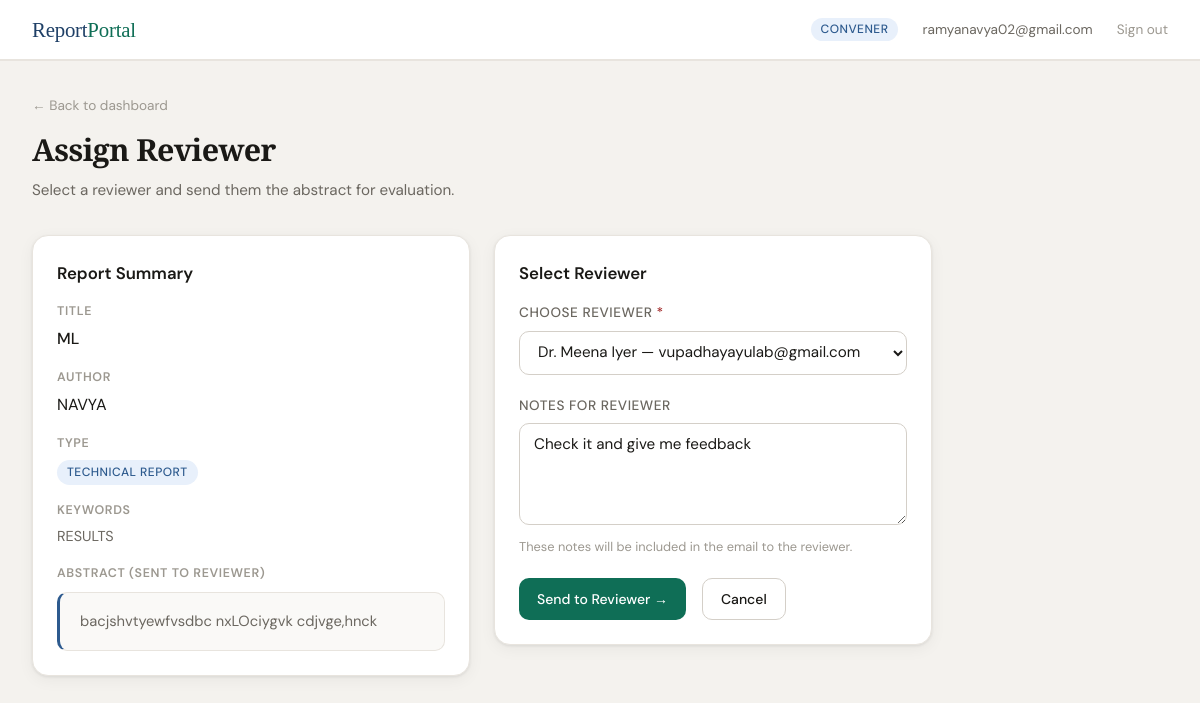
Screenshot of /convener/assign/2/ (signed in) with the database file from the repository.
### accounts/models.py (models this page shows, shortened)
class User(AbstractBaseUser, PermissionsMixin):
    ROLE_CHOICES = [
        ('author', 'Author'),
        ('convener', 'Convener'),
        ('reviewer', 'Reviewer'),
    ]
    email = models.EmailField(unique=True)
    full_name = models.CharField(max_length=200, blank=True)
    role = models.CharField(max_length=20, choices=ROLE_CHOICES, default='author')
    is_active = models.BooleanField(default=True)
    is_staff = models.BooleanField(default=False)
    date_joined = models.DateTimeField(auto_now_add=True)
    otp = models.CharField(max_length=6, blank=True, null=True)
    otp_created_at = models.DateTimeField(blank=True, null=True)
    objects = UserManager()
    USERNAME_FIELD = 'email'
    REQUIRED_FIELDS = []
    class Meta:
        verbose_name = 'User'

### reports/models.py (models this page shows, shortened)
class Report(models.Model):
    REPORT_TYPE_CHOICES = [
        ('technical', 'Technical Report'),
        ('verification', 'Verification Report'),
        ('research', 'Research Report'),
    ]
    STATUS_CHOICES = [
        ('submitted', 'Submitted'),
        ('under_review', 'Under Review'),
        ('revision_required', 'Revision Required'),
        ('accepted', 'Accepted'),
        ('rejected', 'Rejected'),
    ]
    author = models.ForeignKey(User, on_delete=models.CASCADE, related_name='reports')
    report_type = models.CharField(max_length=30, choices=REPORT_TYPE_CHOICES)
    title = models.CharField(max_length=300)
    author_name = models.CharField(max_length=200)
    contributors = models.TextField(blank=True, help_text='Comma-separated contributor names')
    abstract = models.TextField()
    keywords = models.CharField(max_length=500)
    plagiarism_doc = models.FileField(upload_to='plagiarism/', null=True, blank=True)
    paper_doc = models.FileField(upload_to='papers/')
    status = models.CharField(max_length=30, choices=STATUS_CHOICES, default='submitted')
    submitted_at = models.DateTimeField(auto_now_add=True)
    updated_at = models.DateTimeField(auto_now=True)
    convener_notes = models.TextField(blank=True)
    assigned_reviewer = models.ForeignKey(
        User, on_delete=models.SET_NULL, null=True, blank=True,
        related_name='assigned_reports'
    )
    reviewer_feedback = models.TextField(blank=True)
    reviewed_at = models.DateTimeField(null=True, blank=True)
    class Meta:
        ordering = ['-submitted_at']

### reports/views.py (the view)
        def wrapper(request, *args, **kwargs):
            if not request.user.is_authenticated:
                return redirect('login')
            if request.user.role not in roles:
                messages.error(request, 'Access denied.')
                return redirect('dashboard')
            return view_func(request, *args, **kwargs)

### reports/views.py (called while the page is built, shortened)
def role_required(*roles):
    def decorator(view_func):
        def wrapper(request, *args, **kwargs):
            if not request.user.is_authenticated:
                return redirect('login')
            if request.user.role not in roles:
                messages.error(request, 'Access denied.')
                return redirect('dashboard')
            return view_func(request, *args, **kwargs)
        return wrapper
    return decorator

@login_required
@role_required('convener')
def assign_reviewer(request, report_id):
    report = get_object_or_404(Report, id=report_id)
    reviewers = User.objects.filter(role='reviewer')
    return render(request, 'reports/assign_reviewer.html', {
        'report': report,
        'reviewers': reviewers,
    })

### templates/reports/assign_reviewer.html (shortened to what this page needs)
{% extends 'base.html' %}
{% block content %}
<div class="page-header">
  <a href="{% url 'convener_dashboard' %}" style="font-size:0.85rem;color:var(--text3);">← Back to dashboard</a>
  <h1 style="margin-top:0.5rem;">Assign Reviewer</h1>
  <p>Select a reviewer and send them the abstract for evaluation.</p>
</div>
<div style="display:grid;grid-template-columns:1fr 1fr;gap:1.5rem;align-items:start;max-width:900px;">
  <div class="card">
    <div class="card-title">Report Summary</div>
    <div style="margin-bottom:1rem;">
      <div style="font-size:0.78rem;color:var(--text3);text-transform:uppercase;letter-spacing:0.05em;font-weight:600;margin-bottom:4px;">Title</div>
      <div style="font-weight:500;">{{ report.title }}</div>
    </div>
    <div style="margin-bottom:1rem;">
      <div style="font-size:0.78rem;color:var(--text3);text-transform:uppercase;letter-spacing:0.05em;font-weight:600;margin-bottom:4px;">Author</div>
      <div>{{ report.author_name }}</div>
    </div>
    <div style="margin-bottom:1rem;">
      <div style="font-size:0.78rem;color:var(--text3);text-transform:uppercase;letter-spacing:0.05em;font-weight:600;margin-bottom:4px;">Type</div>
      <span class="badge badge-blue">{{ report.get_report_type_display }}</span>
    </div>
    <div style="margin-bottom:1rem;">
      <div style="font-size:0.78rem;color:var(--text3);text-transform:uppercase;letter-spacing:0.05em;font-weight:600;margin-bottom:4px;">Keywords</div>
      <div style="font-size:0.9rem;color:var(--text2);">{{ report.keywords }}</div>
    </div>
    <div>
      <div style="font-size:0.78rem;color:var(--text3);text-transform:uppercase;letter-spacing:0.05em;font-weight:600;margin-bottom:6px;">Abstract (sent to reviewer)</div>
      <div class="abstract-box">{{ report.abstract }}</div>
    </div>
  </div>
  <div class="card">
    <div class="card-title">Select Reviewer</div>
    <form method="post">
      <div class="form-group">
        <label>Choose Reviewer <span style="color:var(--red);">*</span></label>
        {% if reviewers %}
        <select name="reviewer_id" required>
          {% for reviewer in reviewers %}
          <option value="{{ reviewer.id }}" {% if report.assigned_reviewer == reviewer %}selected{% endif %}>
            {{ reviewer.full_name|default:reviewer.email }} — {{ reviewer.email }}
          </option>
          {% endfor %}
        </select>
        {% else %}
        <div style="padding:12px;background:var(--red-light);border-radius:8px;color:var(--red);font-size:0.875rem;">
          No reviewers found. Please add reviewer accounts from the admin panel first.
        </div>
        {% endif %}
      </div>
      <div class="form-group">
        <label>Notes for Reviewer</label>
        <textarea name="convener_notes" rows="4" placeholder="Add any specific instructions or notes for the reviewer...">{{ report.convener_notes }}</textarea>
        <div class="form-hint">These notes will be included in the email to the reviewer.</div>
      </div>
      <div style="display:flex;gap:1rem;">
        <button type="submit" class="btn btn-teal" {% if not reviewers %}disabled{% endif %}>
          Send to Reviewer →
        </button>
        <a href="{% url 'report_detail_convener' report.id %}" class="btn btn-outline">Cancel</a>
      </div>
    </form>
  </div>
</div>
{% endblock %}

### templates/base.html (shortened to what this page needs)
<!DOCTYPE html>
<html lang="en">
<head>
</head>
<body>
{% if user.is_authenticated %}
<nav class="nav">
  <div class="nav-brand">Report<span>Portal</span></div>
  <div class="nav-right">
    <span class="nav-role">{{ user.role }}</span>
    <span class="nav-user">{{ user.full_name|default:user.email }}</span>
    <a href="{% url 'logout' %}" class="nav-logout">Sign out</a>
  </div>
</nav>
{% endif %}
<div class="page">
  {% block content %}{% endblock %}
</div>
</body>
</html>

### templates/base.html (style rules this page uses)
:root { --bg: #f4f2ee; --surface: #ffffff; --surface2: #faf9f7; --border: #e8e4de; --border2: #d4cfc8; --text: #1a1916; --text2: #6b6760; --text3: #9c9890; --accent: #2d5a8e; --accent-light: #e8f0fb; --accent-dark: #1e3f66; --teal: #0f6e56; --teal-light: #e1f5ee; --amber: #ba7517; --amber-light: #faeeda; --red: #a32d2d; --red-light: #fcebeb; --green: #3b6d11; --green-light: #eaf3de; --coral: #993c1d; --coral-light: #faece7; --radius: 10px; --radius-lg: 16px; --shadow: 0 1px 3px rgba(0,0,0,0.08), 0 4px 16px rgba(0,0,0,0.05); --shadow-lg: 0 8px 32px rgba(0,0,0,0.1); }
*, *::before, *::after { box-sizing: border-box; margin: 0; padding: 0; }
body { font-family: 'DM Sans', sans-serif; background: var(--bg); color: var(--text); line-height: 1.6; min-height: 100vh; }
a { color: var(--accent); text-decoration: none; }
.nav { background: var(--surface); border-bottom: 1px solid var(--border); padding: 0 2rem; display: flex; align-items: center; justify-content: space-between; height: 60px; position: sticky; top: 0; z-index: 100; box-shadow: 0 1px 0 var(--border); }
.nav-brand { font-family: 'Playfair Display', serif; font-size: 1.3rem; color: var(--accent-dark); letter-spacing: -0.01em; }
.nav-brand span { color: var(--teal); }
.nav-right { display: flex; align-items: center; gap: 1.5rem; }
.nav-user { font-size: 0.85rem; color: var(--text2); }
.nav-role { background: var(--accent-light); color: var(--accent); font-size: 0.75rem; font-weight: 500; padding: 2px 10px; border-radius: 20px; text-transform: uppercase; letter-spacing: 0.04em; }
.nav-logout { font-size: 0.85rem; color: var(--text3); transition: color 0.2s; }
.page { max-width: 1200px; margin: 0 auto; padding: 2rem; }
.page-header { margin-bottom: 2rem; }
.page-header h1 { font-family: 'Playfair Display', serif; font-size: 1.9rem; color: var(--text); font-weight: 700; letter-spacing: -0.02em; }
.page-header p { color: var(--text2); margin-top: 0.25rem; font-size: 0.95rem; }
.card { background: var(--surface); border: 1px solid var(--border); border-radius: var(--radius-lg); padding: 1.5rem; box-shadow: var(--shadow); }
.card-title { font-size: 1.05rem; font-weight: 600; color: var(--text); margin-bottom: 1rem; }
.badge { display: inline-flex; align-items: center; gap: 4px; font-size: 0.75rem; font-weight: 500; padding: 3px 10px; border-radius: 20px; text-transform: uppercase; letter-spacing: 0.04em; }
.badge-blue { background: var(--accent-light); color: var(--accent); }
.btn { display: inline-flex; align-items: center; gap: 6px; font-family: 'DM Sans', sans-serif; font-size: 0.875rem; font-weight: 500; padding: 9px 18px; border-radius: var(--radius); border: none; cursor: pointer; transition: all 0.2s; text-decoration: none; }
.btn-teal { background: var(--teal); color: white; }
.btn-outline { background: transparent; color: var(--text); border: 1px solid var(--border2); }
.form-group { margin-bottom: 1.25rem; }
label { display: block; font-size: 0.85rem; font-weight: 500; color: var(--text2); margin-bottom: 0.4rem; text-transform: uppercase; letter-spacing: 0.04em; }
input[type=text], input[type=email], input[type=password], textarea, select, input[type=file] { width: 100%; padding: 10px 14px; border: 1.5px solid var(--border2); border-radius: var(--radius); font-family: 'DM Sans', sans-serif; font-size: 0.95rem; background: var(--surface); color: var(--text); transition: border 0.2s; outline: none; }
textarea { resize: vertical; min-height: 100px; }
.form-hint { font-size: 0.8rem; color: var(--text3); margin-top: 0.3rem; }
.abstract-box { background: var(--surface2); border: 1px solid var(--border); border-left: 3px solid var(--accent); border-radius: var(--radius); padding: 1rem 1.25rem; font-size: 0.92rem; line-height: 1.7; color: var(--text2); margin-top: 0.5rem; }

### rows the page displays
User: role "CONVENER", full_name "ramyanavya02@gmail.com"
Report: title "ML", author_name "NAVYA", report_type "TECHNICAL REPORT", keywords "RESULTS", abstract "bacjshvtyewfvsdbc nxLOciygvk cdjvge,hnck", reviewer_id "Dr. Meena Iyer — vupadhayayulab@gmail.com", convener_notes "Check it and give me feedback"
